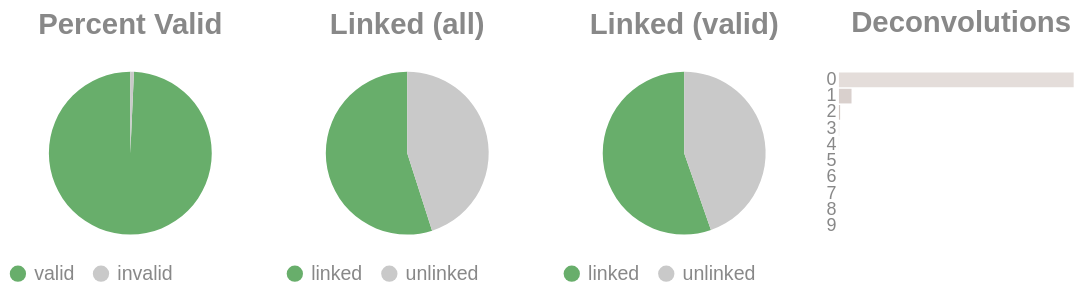

Here is the notebook cell this chart was saved with:
### Code cell
if SKIPLR:
    pass
else:
    clash = Counter()
    for i in valids['molecule'].to_list():
        _mol = i.split("-")
        if len(_mol) == 1:
            clash.update('0')
        else:
            clash.update(_mol[-1])

    _d = {"deconvolutions": [], 'count': []}
    for k,v in clash.items():
        _d['deconvolutions'].append(k)
        _d['count'].append(v)

    tot_valid = valids['reads'].sum()
    mask = valids['reads'] >= 2
    n_linked_reads = valids.filter(mask)['reads'].sum()
    if n_linked_reads == 0:
        print_html("No linked molecules (>=2 reads) were detected; skipping linked-only distributions.")
        SKIPLR = True
    else:
        perc_valid = round(tot_valid / n_reads, 4)
        linked_perc_abs = round(n_linked_reads / n_reads, 4)
        linked_perc = round(n_linked_reads / tot_valid, 4)

    _valid = pl.DataFrame({"valids": ['valid', 'invalid'], "count": [tot_valid, n_reads - tot_valid]})
    _linked_abs = pl.DataFrame({"linked (absolute)": ['linked', 'unlinked'], "count": [n_linked_reads, n_reads - n_linked_reads]})
    _linked_rel = pl.DataFrame({"linked (valids)": ['linked', 'unlinked'], "count": [n_linked_reads, tot_valid - n_linked_reads]})

    (
        alt.hconcat(
            piechart(_valid, goodval = 'valid', title = "Percent Valid"),
            piechart(_linked_abs, goodval = "linked", title =  "Linked (all)"),
            piechart(_linked_rel, goodval = "linked", title =  "Linked (valid)"),
            convolutionbar(pl.DataFrame(_d), title = "Deconvolutions"),
            center = True,
            bounds = 'flush'
        )
        .resolve_scale(color='independent')
        .resolve_legend('independent')
        .properties(usermeta={'embedOptions': {"actions": False}})
    ).display()

### Figure 1 — Vega-Lite specification as saved in the notebook (floating-point values rounded to 4 significant figures)
{"width": "container", "height": 400, "config": {"title": {"anchor": "start", "dy": -15, "fontSize": 18, "color": "#888888", "subtitleColor": "#888888", "subtitleFontSize": 14}, "arc": {"fill": "#0072B2"}, "axis": {"domainColor": "#888888", "domainWidth": 0.5, "gridWidth": 0.2, "grid": false, "titleFontWeight": 400, "titleFontSize": 15, "labelFontSize": 11, "labelColor": "#888888", "tickColor": "#888888", "tickWidth": 0.2, "titleColor": "#888888"}, "axisBand": {"grid": false}, "axisX": {"grid": true, "tickSize": 10, "domainCap": "round"}, "axisY": {"domain": false, "grid": true, "tickSize": 0, "domainCap": "round"}, "background": "transparent", "header": {"labelFontSize": 15, "labelColor": "#888888", "titleFontSize": 15, "titleFontWeight": 600, "titleColor": "#888888"}, "legend": {"labelFont": "sans-serif", "labelFontSize": 12, "labelColor": "#888888", "symbolSize": 100, "symbolType": "circle", "titleFontSize": 12, "titlePadding": 10, "titleColor": "#888888", "title": null}, "range": {"category": ["#E69F00", "#56B4E9", "#009E73", "#F0E442", "#0072B2", "#D55E00", "#CC79A7", "#000000"], "diverging": ["#cfe8f3", "#a2d4ec", "#73bfe2", "#46abdb", "#1696d2", "#12719e"]}, "area": {"fill": "#0072B2", "fillOpacity": 0.7, "line": true, "strokeOpacity": 0.7}, "line": {"color": "#0072B2", "stroke": "#0072B2", "strokeWidth": 2}, "trail": {"color": "#0072B2", "stroke": "#0072B2", "strokeWidth": 0, "size": 1}, "point": {"filled": true, "fillOpacity": 1.0, "size": 95}, "text": {"color": "#888888", "fontSize": 11, "align": "right", "fontWeight": 400, "size": 11}, "bar": {"fill": "#0072B2", "stroke": null}, "view": {"stroke": null, "continuousWidth": 660, "continuousHeight": 400}}, "hconcat": [{"data": {"name": "data-4a1109e318408c9100fddda887292f33"}, "mark": {"type": "arc"}, "encoding": {"color": {"field": "valids", "legend": {"orient": "bottom", "title": null}, "scale": {"domain": ["valid", "invalid"], "range": ["#68ae6b", "#C9C9C9"]}, "title": "Valids", "type": "nominal"}, "theta": {"field": "count", "type": "quantitative"}, "tooltip": [{"field": "valids", "title": "Valids", "type": "ordinal"}, {"field": "percent", "format": ".2%", "title": "Percent", "type": "quantitative"}, {"field": "count", "title": "Count", "type": "quantitative"}]}, "height": 100, "title": {"text": "Percent Valid", "align": "center", "anchor": "middle"}, "transform": [{"calculate": "datum.count / 11949635", "as": "percent"}], "width": 150}, {"data": {"name": "data-5cd9e9035a926561bc7f9e9421fe1b92"}, "mark": {"type": "arc"}, "encoding": {"color": {"field": "linked (absolute)", "legend": {"orient": "bottom", "title": null}, "scale": {"domain": ["linked", "unlinked"], "range": ["#68ae6b", "#C9C9C9"]}, "title": "Linked (Absolute)", "type": "nominal"}, "theta": {"field": "count", "type": "quantitative"}, "tooltip": [{"field": "linked (absolute)", "title": "Linked (Absolute)", "type": "ordinal"}, {"field": "percent", "format": ".2%", "title": "Percent", "type": "quantitative"}, {"field": "count", "title": "Count", "type": "quantitative"}]}, "height": 100, "title": {"text": "Linked (all)", "align": "center", "anchor": "middle"}, "transform": [{"calculate": "datum.count / 11949635", "as": "percent"}], "width": 150}, {"data": {"name": "data-35dc531890f1626b53d233358cccaae3"}, "mark": {"type": "arc"}, "encoding": {"color": {"field": "linked (valids)", "legend": {"orient": "bottom", "title": null}, "scale": {"domain": ["linked", "unlinked"], "range": ["#68ae6b", "#C9C9C9"]}, "title": "Linked (Valids)", "type": "nominal"}, "theta": {"field": "count", "type": "quantitative"}, "tooltip": [{"field": "linked (valids)", "title": "Linked (Valids)", "type": "ordinal"}, {"field": "percent", "format": ".2%", "title": "Percent", "type": "quantitative"}, {"field": "count", "title": "Count", "type": "quantitative"}]}, "height": 100, "title": {"text": "Linked (valid)", "align": "center", "anchor": "middle"}, "transform": [{"calculate": "datum.count / 11864636", "as": "percent"}], "width": 150}, {"data": {"name": "data-6d58dfc498baab6f9a1016b92830f7c7"}, "mark": {"type": "bar"}, "encoding": {"color": {"field": "deconvolutions", "legend": null, "scale": {"scheme": "lightgreyred"}, "type": "nominal"}, "tooltip": [{"field": "deconvolutions", "title": "Deconvolutions", "type": "ordinal"}, {"field": "percent", "format": ".2%", "title": "Percent", "type": "quantitative"}, {"field": "count", "title": "Count", "type": "quantitative"}], "x": {"axis": null, "field": "count", "type": "quantitative"}, "y": {"field": "deconvolutions", "sort": "ascending", "title": null, "type": "nominal"}}, "height": 100, "title": {"text": "Deconvolutions", "align": "center", "anchor": "middle"}, "transform": [{"calculate": "datum.count / 7124291", "as": "percent"}], "width": 150}], "bounds": "flush", "center": true, "resolve": {"legend": {"angle": "independent"}, "scale": {"color": "independent"}}, "usermeta": {"embedOptions": {"actions": false}}, "$schema": "https://vega.github.io/schema/vega-lite/v6.1.0.json", "datasets": {"data-4a1109e318408c9100fddda887292f33": [{"valids": "valid", "count": 11864636}, {"valids": "invalid", "count": 84999}], "data-5cd9e9035a926561bc7f9e9421fe1b92": [{"linked (absolute)": "linked", "count": 6564610}, {"linked (absolute)": "unlinked", "count": 5385025}], "data-35dc531890f1626b53d233358cccaae3": [{"linked (valids)": "linked", "count": 6564610}, {"linked (valids)": "unlinked", "count": 5300026}], "data-6d58dfc498baab6f9a1016b92830f7c7": [{"deconvolutions": "0", "count": 6724509}, {"deconvolutions": "1", "count": 360599}, {"deconvolutions": "2", "count": 33845}, {"deconvolutions": "3", "count": 4368}, {"deconvolutions": "4", "count": 758}, {"deconvolutions": "5", "count": 151}, {"deconvolutions": "6", "count": 43}, {"deconvolutions": "7", "count": 12}, {"deconvolutions": "8", "count": 5}, {"deconvolutions": "9", "count": 1}]}}
